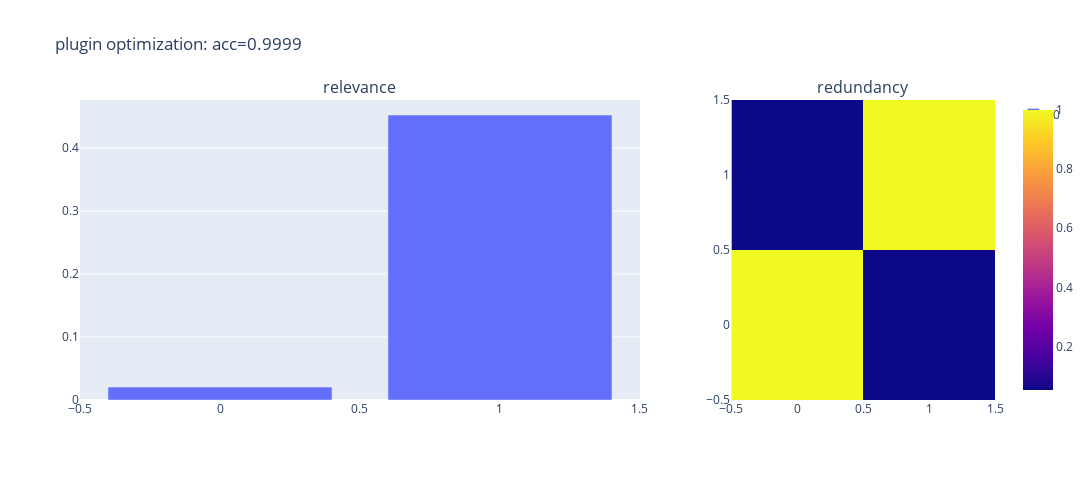

Source (notebook cell):
### Code cell
X_new_df = pd.DataFrame(data=X_new, columns=list(range(X_new.shape[1])))

show_relevance_redundancy(
    X_new_df,
    y,
    None,
    f"plugin optimization: acc={evaluate_model(clf, X_new_df, y, None):.4f}",
)

### Figure 1 — Plotly figure (JSON) as saved in the notebook; plotly's stock layout.template omitted (floating-point values rounded to 4 significant figures)
{"data": [{"alignmentgroup": "True", "hovertemplate": "variable=0<br>index=%{x}<br>value=%{y}<extra></extra>", "legendgroup": "0", "marker": {"color": "#636efa", "pattern": {"shape": ""}}, "name": "0", "offsetgroup": "0", "orientation": "v", "showlegend": true, "textposition": "auto", "type": "bar", "x": [0, 1], "xaxis": "x", "y": [0.02048, 0.4523], "yaxis": "y"}, {"coloraxis": "coloraxis", "hovertemplate": "x: %{x}<br>y: %{y}<br>color: %{z}<extra></extra>", "name": "0", "type": "heatmap", "xaxis": "x2", "yaxis": "y2", "z": [[1, 0.05269], [0.05269, 1]]}], "layout": {"annotations": [{"font": {"size": 16}, "showarrow": false, "text": "relevance", "x": 0.306, "xanchor": "center", "xref": "paper", "y": 1, "yanchor": "bottom", "yref": "paper"}, {"font": {"size": 16}, "showarrow": false, "text": "redundancy", "x": 0.856, "xanchor": "center", "xref": "paper", "y": 1, "yanchor": "bottom", "yref": "paper"}], "height": 480, "title": {"text": "plugin optimization: acc=0.9999"}, "width": 1200, "xaxis": {"anchor": "y", "domain": [0, 0.612]}, "xaxis2": {"anchor": "y2", "domain": [0.712, 1]}, "yaxis": {"anchor": "x", "domain": [0, 1]}, "yaxis2": {"anchor": "x2", "domain": [0, 1]}}}
